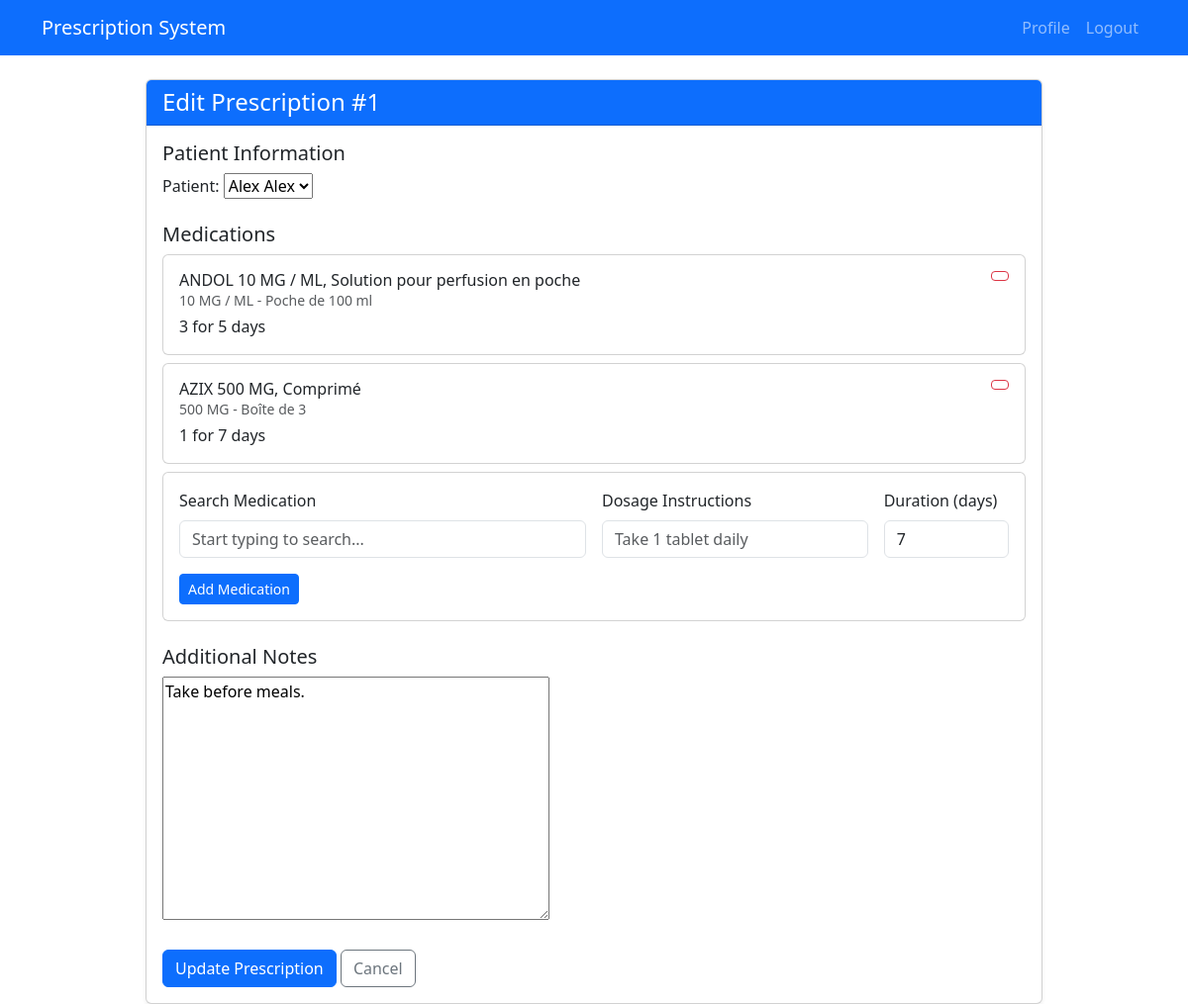
Page /prescriptions/1/edit/ (signed in) on the committed database.
### prescriptions/models.py (models this page shows, shortened)
class Prescription(models.Model):
    patient = models.ForeignKey('patients.Patient', on_delete=models.CASCADE)
    physician = models.ForeignKey('physicians.Physician', on_delete=models.CASCADE)
    date = models.DateField(auto_now_add=True)
    is_active = models.BooleanField(default=True)
    notes = models.TextField(blank=True, null=True)

class PrescriptionMedication(models.Model):
    prescription = models.ForeignKey('prescriptions.Prescription', on_delete=models.CASCADE)
    medication = models.ForeignKey('medications.Medication', on_delete=models.CASCADE)
    dosage_instruction = models.TextField()
    duration_days = models.PositiveIntegerField()
    refills = models.PositiveIntegerField(default=0)

### medications/models.py (models this page shows, shortened)
class Medication(models.Model):
    name = models.CharField(max_length=200)
    presentation = models.CharField(max_length=100)
    dosage = models.CharField(max_length=50)
    distributor = models.CharField(max_length=100)
    composition = models.TextField(blank=True)
    family = models.CharField(max_length=100)
    status = models.CharField(max_length=50)
    atc_code = models.CharField(max_length=15)
    public_price = models.DecimalField(
        max_digits=10,
        decimal_places=2,
        null=True,
        blank=True,
        default=None
    )
    hospital_price = models.DecimalField(
        max_digits=10,
        decimal_places=2,
        null=True,
        blank=True,
        default=None
    )
    table = models.CharField(max_length=1)
    indication = models.TextField()

### prescriptions/views.py (the view, shortened to what this page needs)
# urls.py: path('prescriptions/<int:pk>/edit/', PrescriptionUpdateView.as_view(), name='prescription-edit'),
class PrescriptionUpdateView(UpdateView):
    model = Prescription
    form_class = PrescriptionCreateForm
    template_name = 'prescriptions/edit.html'
    def get_queryset(self):
        return super().get_queryset().filter(physician=self.request.user)
    def get_form_kwargs(self):
        kwargs = super().get_form_kwargs()
        kwargs['user'] = self.request.user
        return kwargs
    def get_context_data(self, **kwargs):
        context = super().get_context_data(**kwargs)
        context['existing_medications'] = self.object.prescriptionmedication_set.all()
        return context

### prescriptions/forms.py
class PrescriptionCreateForm(forms.ModelForm):
    class Meta:
        model = Prescription
        fields = ['patient', 'notes']
    def __init__(self, *args, **kwargs):
        user = kwargs.pop('user', None)
        super().__init__(*args, **kwargs)
        if user and hasattr(user, 'physician'):
            self.fields['patient'].queryset = user.patients.all()

### patients/models.py (called while the page is built)
    def __str__(self):
        return f"{self.first_name} {self.last_name}"

### prescriptions/templates/prescriptions/edit.html (shortened to what this page needs)
{% extends 'base.html' %}
{% block content %}
<div class="container">
    <div class="row justify-content-center">
        <div class="col-md-10">
            <div class="card shadow-sm">
                <div class="card-header bg-primary text-white">
                    <h4 class="mb-0">Edit Prescription #{{ object.id }}</h4>
                </div>
                <div class="card-body">
                    <form method="post" id="prescription-form">
                        <div class="mb-4">
                            <h5>Patient Information</h5>
                            <div class="mb-3">
                                {{ form.patient.label_tag }}
                                {{ form.patient }}
                            </div>
                        </div>
                        <div class="mb-4">
                            <h5>Medications</h5>
                            <div id="medications-container">
                                {% for med in existing_medications %}
                                <div class="medication-item card mb-2">
                                    <div class="card-body">
                                        <div class="d-flex justify-content-between align-items-start">
                                            <div>
                                                <h6 class="mb-0">{{ med.medication.name }}</h6>
                                                <div class="text-muted small">
                                                    {{ med.medication.dosage }} {% if med.medication.presentation %} - {{ med.medication.presentation }} {% endif %}
                                                </div>
                                                <div class="medication-instruction mt-1">
                                                    {{ med.dosage_instruction }} for {{ med.duration_days }} days
                                                </div>
                                            </div>
                                            <button type="button"
                                                class="btn btn-sm btn-outline-danger remove-medication">
                                            </button>
                                        </div>
                                    </div>
                                </div>
                                {% endfor %}
                            </div>
                            <div class="card mb-3">
                                <div class="card-body">
                                    <div class="row g-3">
                                        <div class="col-md-6">
                                            <label class="form-label">Search Medication</label>
                                            <input type="text" class="form-control" id="medication-search"
                                                placeholder="Start typing to search...">
                                        </div>
                                        <div class="col-md-4">
                                            <label class="form-label">Dosage Instructions</label>
                                            <input type="text" class="form-control" id="dosage-instruction"
                                                placeholder="Take 1 tablet daily">
                                        </div>
                                        <div class="col-md-2">
                                            <label class="form-label">Duration (days)</label>
                                            <input type="number" class="form-control" id="duration-days" min="1"
                                                value="7">
                                        </div>
                                    </div>
                                    <button type="button" class="btn btn-sm btn-primary mt-3" id="add-medication">
                                         Add Medication
                                    </button>
                                </div>
                            </div>
                        </div>
                        <div class="mb-4">
                            <h5>Additional Notes</h5>
                            {{ form.notes }}
                        </div>
                        <div class="mt-4">
                            <button type="submit" class="btn btn-primary">
                                 Update Prescription
                            </button>
                            <a href="{% url 'prescription-list' %}" class="btn btn-outline-secondary">
                                 Cancel
                            </a>
                        </div>
                    </form>
                </div>
            </div>
        </div>
    </div>
</div>
{% endblock %}

### rows in the picture
Prescription: id "1", patient "Alex Alex", notes "Take before meals."
PrescriptionMedication: medication.name "ANDOL 10 MG / ML, Solution pour perfusion en poche", medication.dosage "10 MG / ML", medication.presentation "Poche de 100 ml", dosage_instruction "3", duration_days "5"
PrescriptionMedication: medication.name "AZIX 500 MG, Comprimé", medication.dosage "500 MG", medication.presentation "Boîte de 3", dosage_instruction "1", duration_days "7"
